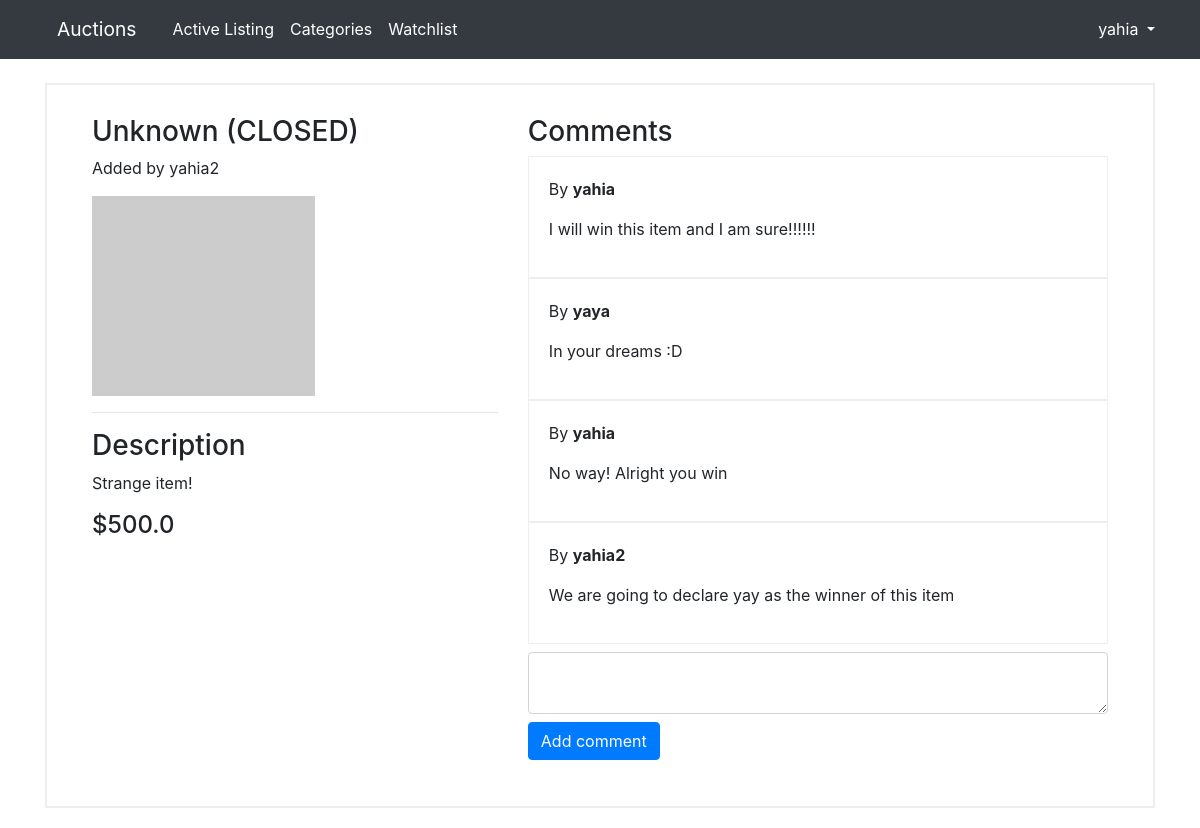
The page /listing/7 (signed in) on the database its author committed.
### auctions/models.py (models this page shows, shortened)
class User(AbstractUser):
    pass

class Listing(models.Model):
    title = models.CharField(max_length=50)
    description = models.TextField()
    start_bid = models.FloatField()
    current_bid = models.FloatField()
    date = models.DateTimeField(default=timezone.now)
    image_URL = models.URLField(blank=True, default="")
    user = models.ForeignKey(User, related_name="listings", on_delete=models.CASCADE)
    category = models.CharField(max_length=50)
    is_active = models.BooleanField(default=True)
    winner = models.ForeignKey(User, related_name="win_listings", on_delete=models.CASCADE, blank=True, null=True)

class Comment(models.Model):
    content = models.TextField()
    listing = models.ForeignKey(Listing, related_name="comments", on_delete=models.CASCADE)
    user = models.ForeignKey(User, on_delete=models.CASCADE)
    date = models.DateTimeField(default=timezone.now)

### auctions/views.py (the view)
# urls.py: path("listing/<int:id>", views.listing_page, name="listing-page"),
@login_required
def listing_page(request, id):
    listing = Listing.objects.filter(id=id).first()
    if not listing:
        messages.error(request, "This item does not exist")
        return redirect("index")
    listing_bids = Bid.objects.filter(listing=listing)
    is_highest_bid = False
    if listing_bids.count() > 0:
        highest_bid = listing_bids.order_by("-date")[0]
        is_highest_bid = highest_bid.user.username == request.user.username
    user_watchlist = [item.listing for item in request.user.watchlist.all()]
    is_watched = listing in user_watchlist
    context = {
        "listing": listing,
        "is_watched": is_watched,
        "bids_number": listing_bids.count(),
        "is_highest_bid": is_highest_bid
    }
    return render(request, "auctions/listing-page.html", context)

### auctions/templates/auctions/listing-page.html (shortened to what this page needs)
{% extends "auctions/layout.html" %}
{% block body %}
    <div class="main-content row">
        <div class="col-md-5">
            {% if listing.is_active %}
                <h3> {{ listing.title }} </h3>
            {% else %}
                <h3> {{ listing.title }} (CLOSED) </h3>
            {% endif %}
            {% if user.username == listing.user.username %}
                <p> Added by you </p>
            {% else %}
                <p> Added by {{ listing.user.username }} </p>
            {% endif %}
            <div class="listing-image">
                <img src="{{listing.image_URL}}" alt="img">
            </div>
            <hr>
            <h3> Description </h3>
            <p class="listing-description">{{ listing.description }}</p>
            <h4 class="listing-price"> ${{ listing.current_bid }} </h4>
        </div>
        <div class="col-md-7">
            <div class="comments mb-2">
                <h3> Comments </h3>
                {% for comment in listing.comments.all %}
                    <div class="listing-comments">
                        <p> By <strong> {{comment.user.username}} </strong> </p>
                        <p> {{comment.content}} </p>
                    </div>
                {% endfor %}
            </div>
            <form action="{% url 'add-comment' %}" method="POST">
                <div class="form-group">
                    <textarea type="text" name="comment-content" class="form-control bid-value mb-2" required></textarea>
                    <input type="submit" value="Add comment" class="btn btn-primary">
                </div>
            </form>
        </div>
    </div>
{% endblock %}

### auctions/templates/auctions/layout.html (shortened to what this page needs)
{% load static %}
<!DOCTYPE html>
<html lang="en">
<head>
    <link rel="stylesheet" href="https://stackpath.bootstrapcdn.com/bootstrap/4.4.1/css/bootstrap.min.css"
>
    <link href="{% static 'auctions/styles.css' %}" rel="stylesheet">
</head>
<body>
    <nav class="navbar navbar-expand-lg bg-dark">
        <div class="container">
            <a class="navbar-brand" href="{% url 'index' %}">Auctions</a>
            <div class="collapse navbar-collapse" id="navbarSupportedContent">
                <ul class="navbar-nav mr-auto">
                    <li class="nav-item active">
                        <a class="nav-link" href="{% url 'index' %}">Active Listing</a>
                    </li>
                    <li class="nav-item">
                        <a class="nav-link" href="{% url 'category-page' %}">Categories</a>
                    </li>
                    {% if user.is_authenticated %}
                        <li class="nav-item">
                            <a class="nav-link" href="{% url 'watchlist-page' %}">Watchlist</a>
                        </li>
                    {% endif %}
                </ul>
                <ul class="navbar-nav">
                    <li class="nav-item dropdown">
                        {% if user.is_authenticated %}
                            <a href="#" class="dropdown-toggle" data-toggle="dropdown" role="button" aria-haspopup="true" aria-expanded="false">{{ user.username }} </a>
                        {% endif %}
                    </li>
                </ul>
            </div>
        </div>
    </nav>
    <main class="mt-4">
        <div class="container">
            {% block body %}{% endblock %}
          </div>
    </main>
</body>
</html>

### auctions/static/auctions/styles.css (style rules this page uses)
.navbar { border-radius: 0; margin-bottom: 0; padding: 0; }
.nav > li > a, .navbar-brand { padding: 15px 12px; }
.navbar-brand { font-size: 1.2em; color: #ffff; }
.navbar .nav-link { color: #ffff; }
.navbar .dropdown-toggle { text-decoration: none; color: #ffff; }
.form-control { position: relative; }
.row { margin: 0; }
.main-content { border: 2px solid #eee; padding: 30px; margin-bottom: 20px; }
.listing-image img { max-width: 100%; }
.listing-comments { border: 1px solid #eee; padding: 20px; }

### rows shown on the page
User: username "yahia"
Listing: title "Unknown", user.username "yahia2", description "Strange item!", current_bid "500.0"
Comment: user.username "yahia", content "I will win this item and I am sure!!!!!!"
Comment: user.username "yaya", content "In your dreams :D"
Comment: user.username "yahia", content "No way! Alright you win"
Comment: user.username "yahia2", content "We are going to declare yay as the winner of this item"
